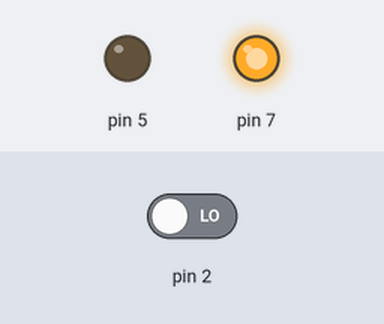
Bench run of a sketch on a simulated Arduino Uno, built with avr-gcc and run on an emulated ATmega328P. Parts: output pins drawn as LEDs (lit = HIGH). The inputs (shaded band) are chosen by the test bench; at power-on: pin 2 LOW.

Above: at 1.2 s.
1.3 s: pin 2 driven HIGH
At 1.6 s:
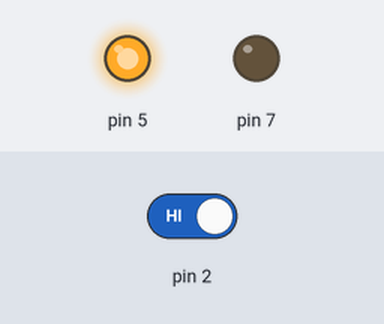
2.8 s: pin 2 driven LOW
At 4.0 s:
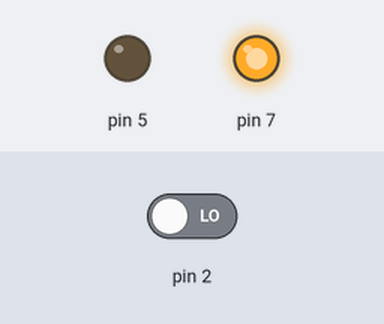
Timing chart, 0 to 5.8 s (numbered marks = the images above; inputs shaded):
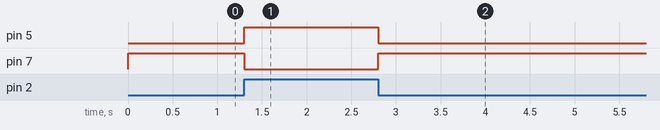

Measured:
- after the input at 1.3 s, pin 5: LOW → HIGH at once; pin 7: HIGH → LOW at once
- after the input at 2.8 s, pin 5: HIGH → LOW at once; pin 7: LOW → HIGH at once

The sketch:

on1off1.ino
```cpp
void setup() {
   pinMode(2,INPUT);
   pinMode(5,OUTPUT);
   pinMode(7,OUTPUT);

}

void loop() {
  if(digitalRead(2) == HIGH){
    Serial.println("On");
    digitalWrite(5,HIGH);
    digitalWrite(7,LOW);
  }
   else{
    digitalWrite(5,LOW);
    Serial.println("Off");
    digitalWrite(7,HIGH);
    }


}
```
